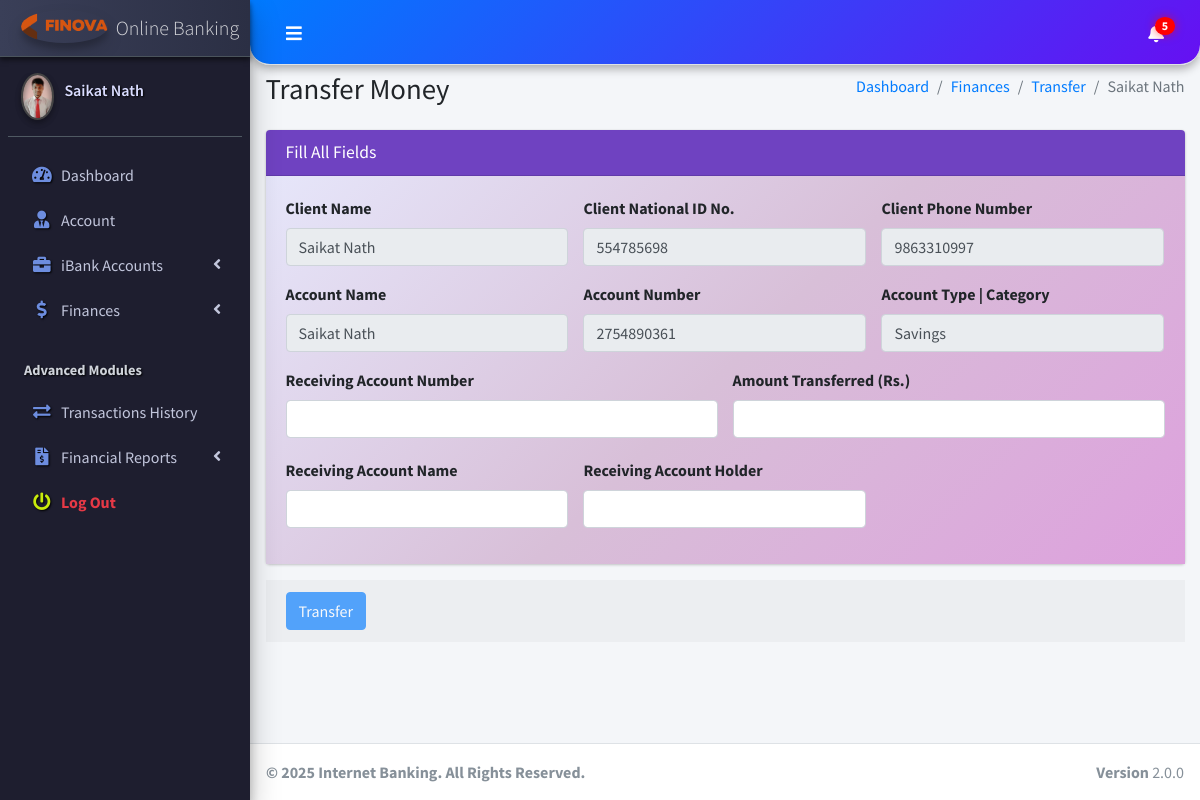
The page /client/pages_transfer_money.php?account_id=23&account_number=2754890361&client_id=4 (signed in) on the database its author committed.
### tables this page shows
CREATE TABLE `ib_systemsettings` (
  `id` int(20) NOT NULL,
  `sys_name` longtext NOT NULL,
  `sys_tagline` longtext NOT NULL,
  `sys_logo` varchar(200) NOT NULL
);

CREATE TABLE `ib_clients` (
  `client_id` int(11) NOT NULL,
  `name` varchar(200) NOT NULL,
  `national_id` varchar(200) NOT NULL,
  `phone` varchar(200) NOT NULL,
  `address` varchar(200) NOT NULL,
  `email` varchar(200) NOT NULL,
  `password` varchar(200) NOT NULL,
  `profile_pic` varchar(200) NOT NULL,
  `client_number` varchar(200) NOT NULL
);

CREATE TABLE `ib_bankaccounts` (
  `account_id` int(20) NOT NULL,
  `acc_name` varchar(200) NOT NULL,
  `account_number` varchar(200) NOT NULL,
  `acc_type` varchar(200) NOT NULL,
  `acc_rates` varchar(200) NOT NULL,
  `acc_status` enum('Pending','Active','Rejected','Approved') NOT NULL DEFAULT 'Pending',
  `acc_amount` varchar(200) NOT NULL,
  `client_id` varchar(200) NOT NULL,
  `client_name` varchar(200) NOT NULL,
  `client_national_id` varchar(200) NOT NULL,
  `client_pan` varchar(10) NOT NULL,
  `client_aadhaar` varchar(12) NOT NULL,
  `client_phone` varchar(200) NOT NULL,
  `client_number` varchar(200) NOT NULL,
  `client_email` varchar(200) NOT NULL,
  `client_adr` varchar(200) NOT NULL,
  `created_at` timestamp(6) NOT NULL DEFAULT current_timestamp(6) ON UPDATE current_timestamp(6),
  `client_father_name` varchar(100) DEFAULT NULL,
  `client_dob` date DEFAULT NULL,
  `client_gender` enum('Male','Female','Other') DEFAULT NULL,
  `client_marital_status` enum('Single','Married') DEFAULT NULL
);

### client/pages_transfer_money.php (the view, shortened to what this page needs)
<!DOCTYPE html>
<html>
<?php include("dist/_partials/head.php"); ?>
<body class="hold-transition sidebar-mini layout-fixed layout-navbar-fixed">
    <div class="wrapper">
        <?php include("dist/_partials/nav.php"); ?>
        <?php include("dist/_partials/sidebar.php"); ?>
        <?php
        $account_id = $_GET['account_id'];
        $ret = "SELECT * FROM iB_bankAccounts WHERE account_id = ? ";
        $stmt = $mysqli->prepare($ret);
        $stmt->bind_param('i', $account_id);
        $stmt->execute();
        $res = $stmt->get_result();
        while ($row = $res->fetch_object()) {
        ?>
            <div class="content-wrapper">
                <section class="content-header">
                    <div class="container-fluid">
                        <div class="row mb-2">
                            <div class="col-sm-6">
                                <h1>Transfer Money</h1>
                            </div>
                            <div class="col-sm-6">
                                <ol class="breadcrumb float-sm-right">
                                    <li class="breadcrumb-item"><a href="pages_dashboard.php">Dashboard</a></li>
                                    <li class="breadcrumb-item"><a href="pages_transfer_money.php">Finances</a></li>
                                    <li class="breadcrumb-item"><a href="pages_transfer_money.php">Transfer</a></li>
                                    <li class="breadcrumb-item active"><?php echo $row->acc_name; ?></li>
                                </ol>
                            </div>
                        </div>
                    </div>
                </section>
                <section class="content">
                    <div class="container-fluid">
                        <div class="row">
                            <div class="col-md-12">
                                <div class="card card-purple">
                                    <div class="card-header">
                                        <h3 class="card-title">Fill All Fields</h3>
                                    </div>
                                    <form method="post" enctype="multipart/form-data" role="form">
                                        <div class="card-body" style="background: linear-gradient(135deg, #e6e6fa, #d8bfd8, #dda0dd);">
                                            <div class="row">
                                                <div class=" col-md-4 form-group">
                                                    <label for="exampleInputEmail1">Client Name</label>
                                                    <input type="text" readonly name="client_name" value="<?php echo $row->client_name; ?>" required class="form-control" id="exampleInputEmail1">
                                                </div>
                                                <div class=" col-md-4 form-group">
                                                    <label for="exampleInputPassword1">Client National ID No.</label>
                                                    <input type="text" readonly value="<?php echo $row->client_national_id; ?>" name="client_national_id" required class="form-control" id="exampleInputEmail1">
                                                </div>
                                                <div class=" col-md-4 form-group">
                                                    <label for="exampleInputEmail1">Client Phone Number</label>
                                                    <input type="text" readonly name="client_phone" value="<?php echo $row->client_phone; ?>" required class="form-control" id="exampleInputEmail1">
                                                </div>
                                            </div>
                                            <div class="row">
                                                <div class=" col-md-4 form-group">
                                                    <label for="exampleInputEmail1">Account Name</label>
                                                    <input type="text" readonly name="acc_name" value="<?php echo $row->acc_name; ?>" required class="form-control" id="exampleInputEmail1">
                                                </div>
                                                <div class=" col-md-4 form-group">
                                                    <label for="exampleInputPassword1">Account Number</label>
                                                    <input type="text" readonly value="<?php echo $row->account_number; ?>" name="account_number" required class="form-control" id="exampleInputEmail1">
                                                </div>
                                                <div class=" col-md-4 form-group">
                                                    <label for="exampleInputEmail1">Account Type | Category</label>
                                                    <input type="text" readonly name="acc_type" value="<?php echo $row->acc_type; ?>" required class="form-control" id="exampleInputEmail1">
                                                </div>
                                            </div>
<div class="row">
    <div class="col-md-6 mb-3">
        <label for="receiving_acc_no" class="form-label">Receiving Account Number</label>
        <input type="text" name="receiving_acc_no" id="receiving_acc_no" class="form-control" required>
    </div>
    <div class="col-md-6 mb-3">
        <label for="transaction_amt" class="form-label">Amount Transferred (Rs.)</label>
        <input type="text" name="transaction_amt" class="form-control" id="transaction_amt" required>
    </div>
</div>
<div class="row">
    <div class="col-md-4 mb-3">
        <label for="ReceivingAccName" class="form-label">Receiving Account Name</label>
        <input type="text" name="receiving_acc_name" class="form-control" id="ReceivingAccName" required>
    </div>
    <div class="col-md-4 mb-3">
        <label for="receiver_name" class="form-label">Receiving Account Holder</label>
        <input type="text" class="form-control" id="receiver_name" name="receiver_name" required>
    </div>
</div>
                                            </div>
                                        </div>
                                        <div class="card-footer">
                                            <button id="transfer_button" type="submit" name="deposit" class="btn btn-primary" disabled>Transfer</button>
                                        </div>
                                </div>
                            </div>
                </section>
            </div>
        <?php } ?>
        <?php include("dist/_partials/footer.php"); ?>
    </div>
</body>
</html>

### client/dist/_partials/sidebar.php (shortened to what this page needs)
<aside class="main-sidebar sidebar-dark-primary elevation-4">
  <?php
$client_id = $_SESSION['client_id'];
  $ret = "SELECT * FROM  iB_clients  WHERE client_id = ? ";
  $stmt = $mysqli->prepare($ret);
  $stmt->bind_param('i', $client_id);
  $stmt->execute();
  $res = $stmt->get_result();
  while ($row = $res->fetch_object()) {
    $acc_status = 'Pending';
    $acc_qry = "SELECT acc_status FROM iB_bankAccounts WHERE client_id = ? LIMIT 1";
    $acc_stmt = $mysqli->prepare($acc_qry);
    $acc_stmt->bind_param('i', $client_id);
    $acc_stmt->execute();
    $acc_stmt->bind_result($acc_status);
    if ($row->profile_pic == '') {
      $profile_picture = "<img src='../admin/dist/img/user_icon.png' class=' elevation-2' alt='User Image'>
                ";
    } else {
      $profile_picture = "<img src='../admin/dist/img/$row->profile_pic' class='elevation-2' alt='User Image'>
                ";
    }
    $ret = "SELECT * FROM `iB_SystemSettings` ";
    $stmt = $mysqli->prepare($ret);
    $stmt->execute();
    $res = $stmt->get_result();
    while ($sys = $res->fetch_object()) {
  ?>
      <a href="pages_dashboard.php" class="brand-link">
        <img src="../admin/dist/img/<?php echo $sys->sys_logo;?>" alt="iBanking Logo" class="brand-image img-circle elevation-3" style="opacity: .8">
        <span class="brand-text font-weight-light"><?php echo $sys->sys_name;?></span>
      </a>
      <div class="sidebar">
        <div class="user-panel mt-3 pb-3 mb-3 d-flex">
          <div class="image">
            <?php echo $profile_picture; ?>
          </div>
          <div class="info">
            <a href="pages_dashboard.php" class="d-block"><?php echo $row->name; ?></a>
          </div>
        </div>
        <nav class="mt-2">
          <ul class="nav nav-pills nav-sidebar flex-column" data-widget="treeview" role="menu" data-accordion="false">
            <li class="nav-item has-treeview">
              <a href="pages_dashboard.php" class="nav-link">
                <i class="nav-icon fas fa-tachometer-alt"></i>
                <p>
                  Dashboard
                </p>
              </a>
            </li>
            <li class="nav-item">
              <a href="pages_account.php" class="nav-link">
                <i class="nav-icon fas fa-user-tie"></i>
                <p>
                  Account
                </p>
              </a>
            </li>
            <li class="nav-item has-treeview">
              <a href="#" class="nav-link">
                <i class="nav-icon fas fa-briefcase"></i>
                <p>
                  iBank Accounts
                  <i class="fas fa-angle-left right"></i>
                </p>
              </a>
            </li>
            <li class="nav-item has-treeview">
              <a href="#" class="nav-link <?php echo ($acc_status == 'Approved') ? '' : 'disabled-link'; ?>">
                <i class="nav-icon fas fa-dollar-sign"></i>
                <p>Finances<i class="fas fa-angle-left right"></i></p>
              </a>
            </li>
                       <li class="nav-header">Advanced Modules</li>
            <li class="nav-item">
              <a href="pages_transactions_engine.php" class="nav-link <?php echo ($acc_status == 'Approved') ? '' : 'disabled-link'; ?>">
                <i class="nav-icon fas fa-exchange-alt"></i>
                <p>Transactions History</p>
              </a>
            </li>
            <li class="nav-item has-treeview">
              <a href="#" class="nav-link <?php echo ($acc_status == 'Approved') ? '' : 'disabled-link'; ?>">
                <i class="nav-icon fas fa-file-invoice-dollar"></i>
                <p>Financial Reports<i class="fas fa-angle-left right"></i></p>
              </a>
            </li>
<li class="nav-item">
  <a href="pages_logout.php" class="nav-link" style="color: #e63946;">
    <i class="nav-icon fas fa-power-off" style="color: #c8eb0c !important;"></i>
    <p style="color: #e63946; font-weight: bold;">
      Log Out
    </p>
  </a>
</li>
          </ul>
        </nav>
      </div>
</aside>
<?php
    }
  } ?>

### client/dist/_partials/footer.php
<?php
$ret = "SELECT * FROM `iB_SystemSettings` ";
$stmt = $mysqli->prepare($ret);
$stmt->execute();
$res = $stmt->get_result();
while ($sys = $res->fetch_object()) {
?>
  <footer class="main-footer">
    <strong>&copy;
      2025 Internet Banking. All Rights Reserved.</strong>
    <div class="float-right d-none d-sm-inline-block">
      <b>Version</b> 2.0.0
    </div>
  </footer>
<?php } ?>

### client/dist/_partials/sidebar.php (style rules this page uses)
.main-sidebar { background: #1e1e2f; box-shadow: inset -3px -3px 7px #2c2c3e, inset 3px 3px 7px #0e0e1a; }
.main-sidebar .brand-link { background: linear-gradient(to right, #3a3f58, #2b2f44); box-shadow: 0 3px 5px rgba(0, 0, 0, 0.5); }
.main-sidebar .nav-link { transition: all 0.3s ease; border-radius: 10px; margin: 2px 5px; color: #c2c6dc !important; }
.nav-icon { color: #6d8ddf !important; text-shadow: 1px 1px 2px #000; }
.nav-header { color: #888ca9; font-weight: bold; padding-left: 15px; text-shadow: 1px 1px 2px #000; }
.user-panel .image img { border: 2px solid #444; box-shadow: 0 0 10px rgba(255, 255, 255, 0.1); border-radius: 50%; }
.user-panel .info a { color: #d9dcff; font-weight: 600; text-shadow: 1px 1px 2px #000; }

### rows shown on the page
ib_clients: name "Saikat Nath"
ib_systemsettings: sys_logo (picture), sys_name "Online Banking", ib_clients.profile_pic (picture)
ib_bankaccounts: acc_name "Saikat Nath", client_name "Saikat Nath", client_national_id "554785698", client_phone "9863310997", account_number "2754890361", acc_type "Savings"
